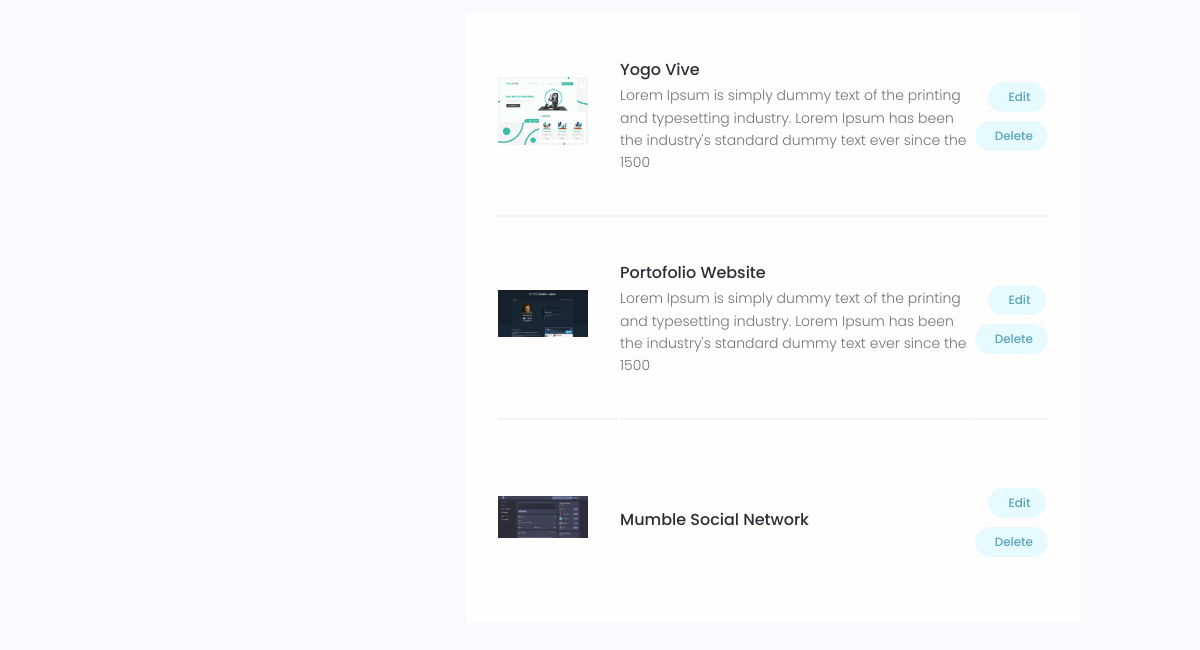
Before: /account/ (signed in, lower part) with the older database file.
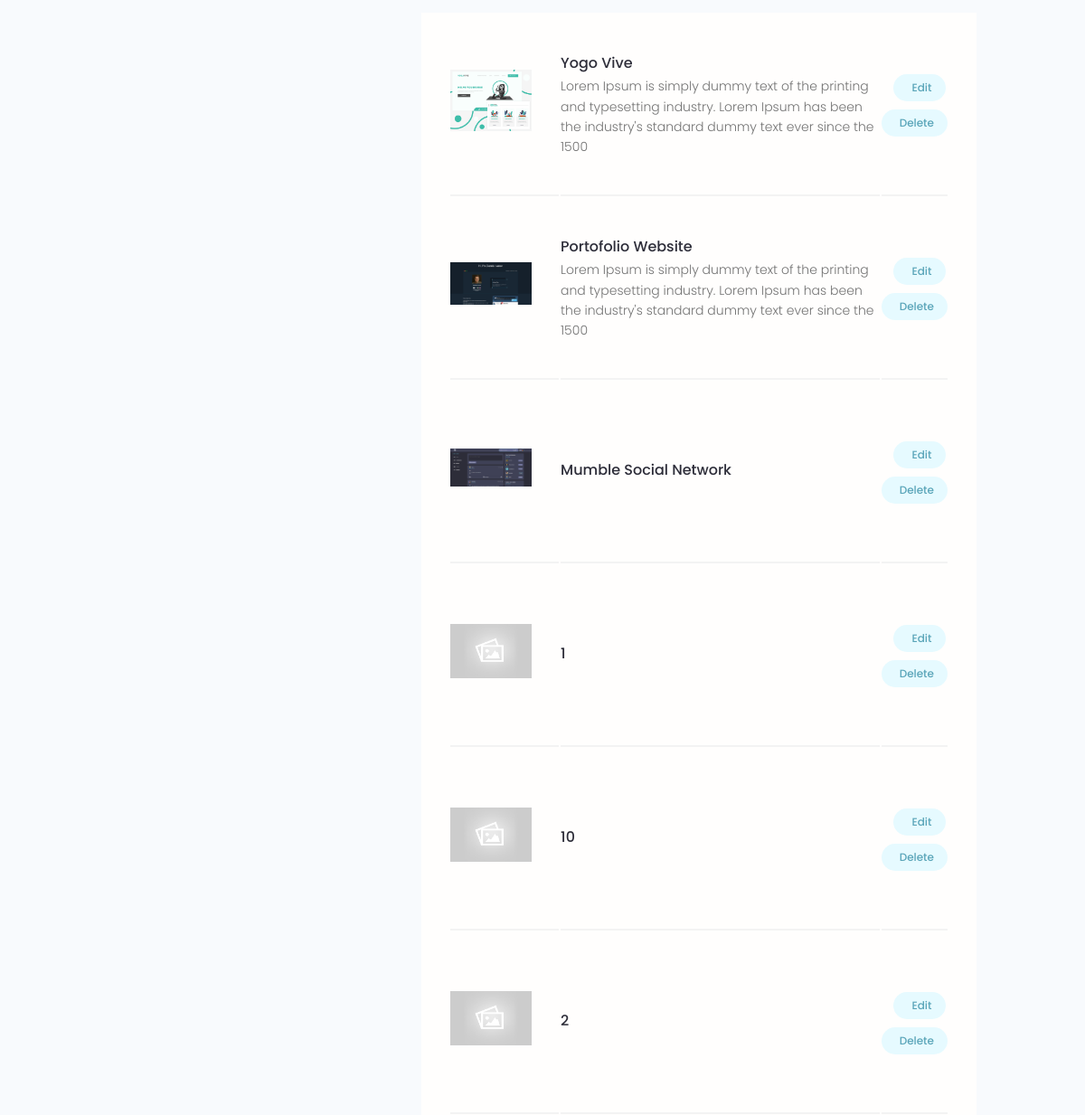
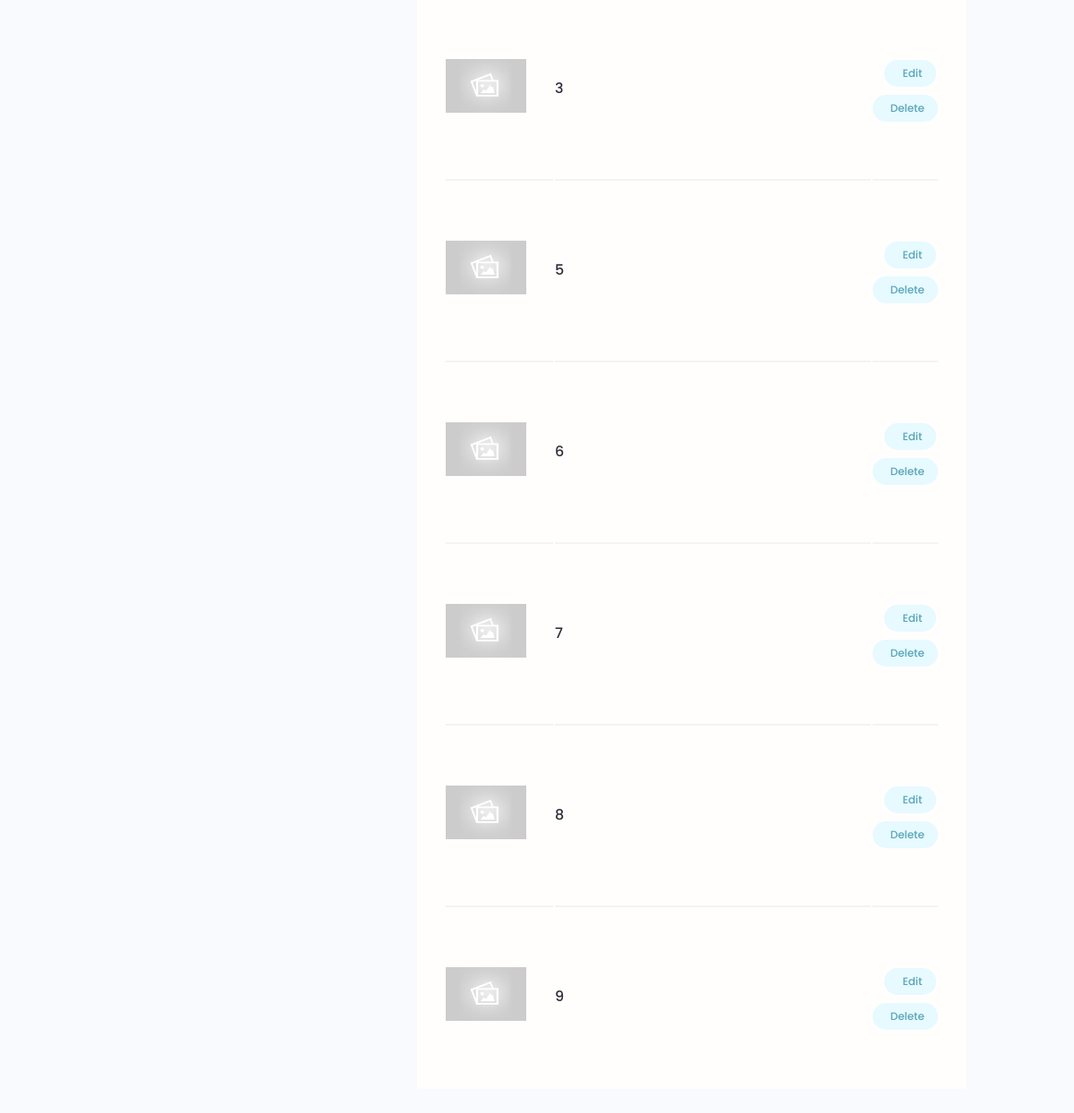
After: the same page with the newer database file (2 pictures, top to bottom).
### projects/models.py (models this page shows, shortened)
class Project(models.Model):
    owner = models.ForeignKey(Profile, null=True, blank=True, on_delete=models.SET_NULL)
    title = models.CharField(max_length=200)
    description = models.TextField(null=True, blank=True)
    featured_image = models.ImageField(null=True, blank=True, default="default.jpg")
    demo_link = models.CharField(max_length=2000, null=True, blank=True)
    source_link = models.CharField(max_length=2000, null=True, blank=True)
    tags = models.ManyToManyField('Tag', blank=True)
    vote_total = models.IntegerField(default=0, null=True, blank=True)
    vote_ratio = models.IntegerField(default=0, null=True, blank=True)
    created = models.DateTimeField(auto_now_add=True)
    id = models.UUIDField(default=uuid.uuid4, unique=True, primary_key=True, editable=False)
    class Meta:
        ordering = ['-vote_ratio', '-vote_total', 'title']

### users/views.py (the view)
# urls.py: path('account/', views.userAccount, name="account"),
@login_required(login_url='login')
def userAccount(request):
    profile = request.user.profile
    skills = profile.skill_set.all()
    projects = profile.project_set.all()
    context = { 'profile': profile, 'skills': skills, 'projects': projects }
    return render(request, 'users/account.html', context)

### users/templates/users/account.html (shortened to what this page needs)
{% extends 'main.html' %}
{% block content %}
<main class="settingsPage profile my-md">
    <div class="container">
        <div class="layout">
        <div class="column column--1of3">
        </div>
        <div class="column column--2of3">
            <table class="settings__table">
            {% for project in projects %}
            <tr>
                <td class="settings__thumbnail">
                <a href="{% url 'project' project.id %}"><img src="{{project.featured_image.url}}" alt="Project Thumbnail" /></a>
                </td>
                <td class="settings__tableInfo">
                <a href="{% url 'project' project.id %}">{{project.title}}</a>
                <p>{{project.description|slice:"150"}}</p>
                </td>
                <td class="settings__tableActions">
                <a class="tag tag--pill tag--main settings__btn" href="{% url 'update-project' project.id %}"> Edit</a>
                <a class="tag tag--pill tag--main settings__btn" href="{% url 'delete-project' project.id %}?next=/account">
                    Delete</a>
                </td>
            </tr>
            {% endfor %}
            </table>
        </div>
        </div>
    </div>
</main>
{% endblock content %}

Changed rows visible on the page:
added Project: featured_image (placeholder picture), title "1"
added Project: featured_image (placeholder picture), title "10"
added Project: featured_image (placeholder picture), title "2"
added Project: featured_image (placeholder picture), title "3"
added Project: featured_image (placeholder picture), title "5"
added Project: featured_image (placeholder picture), title "6"
added Project: featured_image (placeholder picture), title "7"
added Project: featured_image (placeholder picture), title "8"
added Project: featured_image (placeholder picture), title "9"
